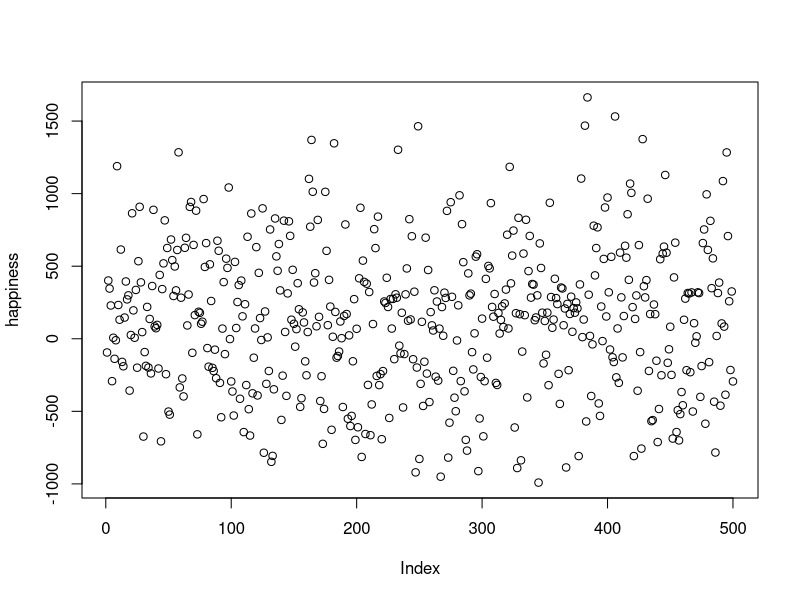
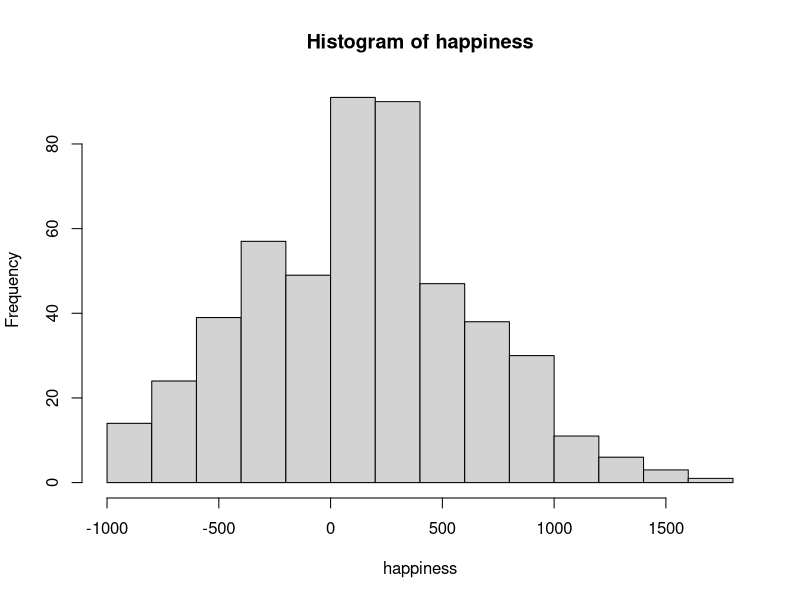

These charts were generated, in order, by the following R code: (Note: this script raises an error after producing the figures.)
## ---- chunk 1
happiness<-rnorm(500,100,500)
knitr::kable(matrix(round(happiness),ncol=10,nrow=50))
## ---- chunk 2
plot(happiness)
## ---- chunk 3
hist(happiness)
## ---- chunk 4
numbers<-c(1, 5, 4, 3, 6, 5, 7, 8, 9, 24)
mat<-matrix(rep(numbers,10),ncol=10)
differences<-t(mat)-numbers
row.names(differences)<-numbers
colnames(differences)<-numbers
knitr::kable(differences,row.names=T)

## ---- chunk 5
numbers<-c(1, 2,3)
mat<-matrix(rep(numbers,3),ncol=3)
differences<-t(mat)-numbers
row.names(differences)<-numbers
colnames(differences)<-numbers
knitr::kable(differences, row.names=T)
## ---- chunk 6
library(dplyr)
scores<-1:6
values<-c(1,6,4,2,6,8)
mean_scores<-mean(values)
Difference_from_Mean<-values-mean_scores
the_df<-data.frame(scores,values,mean=rep(mean_scores,6),Difference_from_Mean)

the_df <- the_df %>%
  rbind(c("Sums",colSums(the_df[1:6,2:4]))) %>%
  rbind(c("Means",colMeans(the_df[1:6,2:4])))
knitr::kable(the_df)

## ---- chunk 7
scores<-1:6
values<-c(1,6,4,2,6,8)
mean_scores<-mean(values)
Difference_from_Mean<-values-mean_scores
Squared_Deviations <- Difference_from_Mean^2
the_df<-data.frame(scores,values,mean=rep(mean_scores,6),Difference_from_Mean,Squared_Deviations)

the_df <- the_df %>%
  rbind(c("Sums",colSums(the_df[1:6,2:5]))) %>%
  rbind(c("Means",colMeans(the_df[1:6,2:5])))
knitr::kable(the_df)

## ---- chunk 8
scores<-1:6
values<-c(1,6,4,2,6,8)
mean_scores<-mean(values)
Difference_from_Mean<-values-mean_scores
Squared_Deviations <- Difference_from_Mean^2
the_df<-data.frame(scores,values,mean=rep(mean_scores,6),Difference_from_Mean,Squared_Deviations)

the_df <- the_df %>%
  rbind(c("Sums",colSums(the_df[1:6,2:5]))) %>%
  rbind(c("Means",colMeans(the_df[1:6,2:5])))
knitr::kable(the_df)

## ---- chunk 9
scores<-1:6
values<-c(1,6,4,2,6,8)
mean_scores<-mean(values)
Difference_from_Mean<-values-mean_scores
Absolute_Deviations <- abs(Difference_from_Mean)
the_df<-data.frame(scores,values,mean=rep(mean_scores,6),Difference_from_Mean,Absolute_Deviations)

the_df <- the_df %>%
  rbind(c("Sums",colSums(the_df[1:6,2:5]))) %>%
  rbind(c("Means",colMeans(the_df[1:6,2:5])))
knitr::kable(the_df)

## ---- chunk 10
knitr::include_graphics('figures01/email50LinesCharacters/email50LinesCharacters.pdf')
## ---- chunk 11
knitr::include_graphics('figures01/carsPriceVsWeight/carsPriceVsWeight.pdf')
## ---- chunk 12
knitr::include_graphics('figures01/emailCharactersDotPlot/emailCharactersDotPlot.pdf')
## ---- chunk 13
knitr::include_graphics('figures01/emailCharactersDotPlot/emailCharactersDotPlotStacked.pdf')
## ---- chunk 14
knitr::include_graphics('figures01/email50NumCharHist/email50NumCharHist.pdf')
## ---- chunk 15
knitr::include_graphics('figures01/singleBiMultiModalPlots/singleBiMultiModalPlots.pdf')
## ---- chunk 16
knitr::include_graphics('figures01/severalDiffDistWithSdOf1/severalDiffDistWithSdOf1.pdf')
## ---- chunk 17
knitr::include_graphics('figures01/boxPlotLayoutNumVar/boxPlotLayoutNumVar.pdf')
## ---- chunk 18
knitr::include_graphics('figures01/email50NumCharDotPlotRobustEx/email50NumCharDotPlotRobustEx.pdf')
## ---- chunk 19
knitr::include_graphics('figures01/histMLBSalaries/histMLBSalariesReg.pdf')
## ---- chunk 20
knitr::include_graphics('figures01/histMLBSalaries/histMLBSalariesLog.pdf')
## ---- chunk 21
knitr::include_graphics('figures01/email50LinesCharactersMod/email50LinesCharactersMod.pdf')
## ---- chunk 22
knitr::include_graphics('figures01/email50LinesCharactersMod/email50LinesCharactersModLog.pdf')
## ---- chunk 23
knitr::include_graphics('figures01/countyIntensityMaps/countyFedSpendMap.pdf')
## ---- chunk 24
knitr::include_graphics('figures01/countyIntensityMaps/countyPovertyMap.pdf')
## ---- chunk 25
knitr::include_graphics('figures01/countyIntensityMaps/countyHomeownershipMap.pdf')
## ---- chunk 26
knitr::include_graphics('figures01/countyIntensityMaps/countyMedIncomeMap.pdf')
## ---- chunk 27
knitr::include_graphics('figures01/emailNumberBarPlot/emailNumberBarPlot.pdf')
## ---- chunk 28
knitr::include_graphics('figures01/emailSpamNumberSegBar/emailSpamNumberSegBar.pdf')
## ---- chunk 29
knitr::include_graphics('figures01/emailSpamNumberSegBar/emailSpamNumberSegBarSta.pdf')
## ---- chunk 30
knitr::include_graphics('figures01/emailSpamNumberMosaicPlot/emailSpamNumberMosaicRev.pdf')
## ---- chunk 31
knitr::include_graphics('figures01/emailNumberPieChart/emailNumberPieChart.pdf')
## ---- chunk 32
knitr::include_graphics('figures01/countyIncomeSplitByPopGain/countyIncomeSplitByPopGain.pdf')
